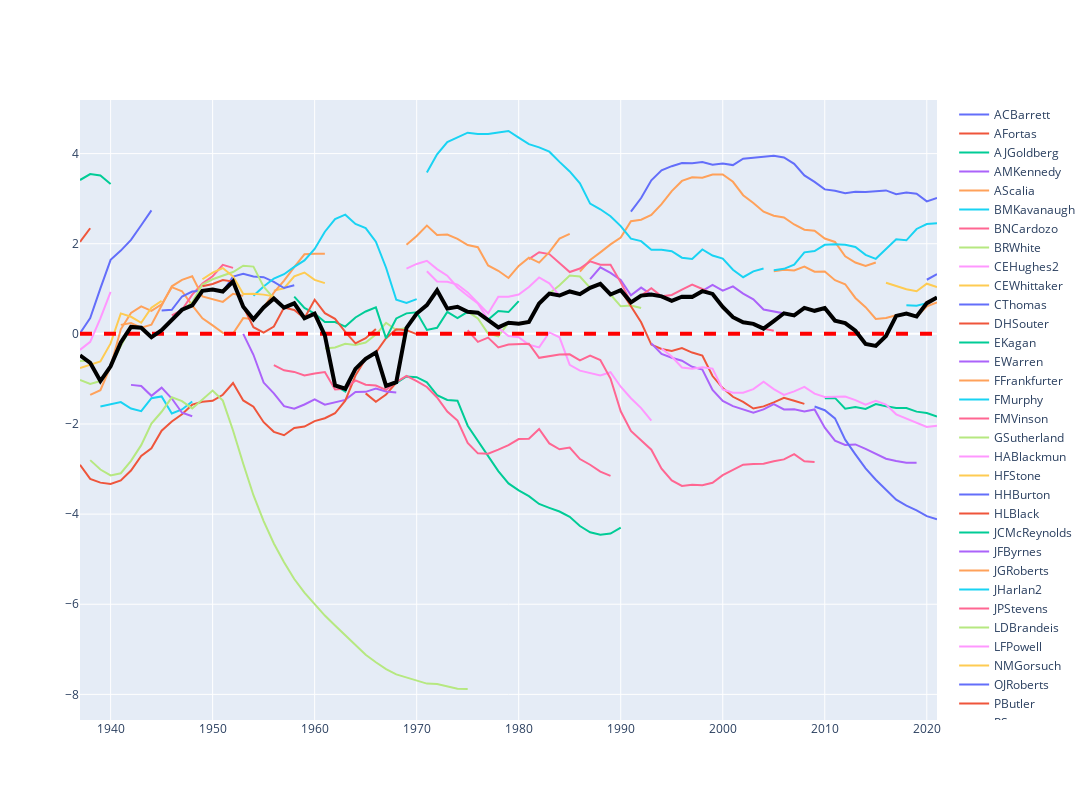

The cell this chart's notebook holds for it:
### Code cell
fig = go.Figure()
df_modern = df#[df["term"] > 1950]
averges = df_modern.groupby(["term"]).median().reset_index()
for justice in df_modern["justiceName"].unique():
    data = df_modern[df_modern["justiceName"] == justice]
    fig.add_trace(go.Scatter(x=data["term"], y=data["post_med"], mode='lines', name=justice))
fig.add_trace(go.Scatter(x=[1937, 2021], y=[0, 0], mode='lines',line= dict(color='red', width=4, dash='dash'), name='zero'))
fig.add_trace(go.Scatter(x=averges["term"], y=averges["post_med"], mode='lines', name='median', line= dict(color='black', width=4)))

#width and height 

fig.update_layout(

    width=1200,
    height=800,
)
fig.show()
